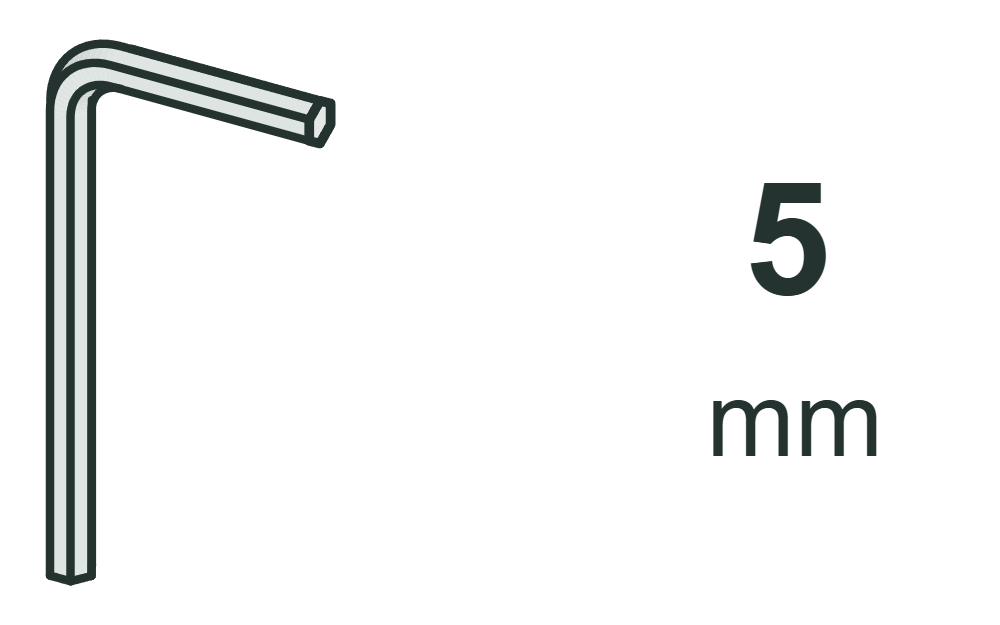
#> input picture 01_Конструктору_CAD/troya-assembly-scheme-system/assets/pictograms/png/pic-hex.png, 1000 x 625 px
$ python -i fig_nomad.py   (imports and definitions only)
#> lines starting #> are read from the running program, lines starting #| are printed output that depends on the picture
#> further down, picture is the input picture: PIL image 1000x625 RGB; mean R, G, B 243.8, 244.6, 244.4
# -*- coding: utf-8 -*-
"""Рисунки паспортов стульев Nomad — листы пошаговых схем сборки (буквы деталей как на схеме).

Запуск: python -P -E figures\\fig_nomad.py figures\\out
Источник — опубликованные схемы сборки (Пошаговые_Европа); схема NC5-7V выложена 11.11.2026
(шурупы 4,2×16 ×4). После переиздания схемы — пересобрать рисунки и паспорта.
"""
import sys
from pathlib import Path

import pymupdf as fitz
from PIL import Image, ImageChops

OUT = Path(sys.argv[1] if len(sys.argv) > 1 else Path(__file__).with_name("out"))
EU = Path(r"<WORK>\07_Документация_изделий\02_Инструкции_сборки\Пошаговые_Европа")
R_PDF = EU / "NOMAD_NC3-7R_Стул" / "NC3-7R Схемы сборки.pdf"
V_PDF = EU / "NOMAD_V_NC5-7V_Стул" / "NC5-7V Схемы сборки.pdf"
DPI = 220
FOOT = 555          # ниже — колонтитул схемы (NOMAD / NC…, номер листа)

# (файл PNG, номер листа с 1, область x0, y0, x1, y1 в пунктах листа 842 × 595)
R = [("r_cover.png", 1, (40, 95, 630, 520)),
     ("r_kit.png", 2, (20, 20, 822, 480)),
     ("r_s1.png", 3, (20, 15, 822, FOOT)),
     ("r_s2.png", 4, (20, 15, 822, FOOT)),
     ("r_s3.png", 5, (20, 15, 822, FOOT)),
     ("r_s4b.png", 7, (20, 15, 822, FOOT)),
     ("r_s5.png", 8, (20, 15, 822, FOOT)),
     ("r_s5b.png", 9, (20, 15, 822, FOOT)),
     ("r_s6.png", 10, (20, 15, 822, FOOT))]
V = [("v_cover.png", 1, (150, 100, 560, 520)),
     ("v_kit.png", 2, (20, 20, 822, 470)),
     ("v_s1.png", 3, (20, 15, 822, FOOT)),
     ("v_s2.png", 4, (20, 15, 822, FOOT)),
     ("v_s3.png", 5, (20, 15, 822, FOOT)),
     ("v_s4a.png", 6, (20, 15, 822, FOOT)),
     ("v_s4b.png", 7, (20, 15, 822, FOOT)),
     ("v_s5.png", 8, (20, 15, 822, FOOT)),
     ("v_s6a.png", 9, (20, 15, 822, FOOT)),
     ("v_s6b.png", 10, (20, 15, 822, FOOT)),
     ("v_s7a.png", 11, (20, 15, 822, FOOT)),
     ("v_s7b.png", 12, (20, 15, 822, FOOT)),
     ("v_s8.png", 13, (20, 15, 822, FOOT))]


def trim(im, pad=12):
#> called with pad = 12
    bg = Image.new("RGB", im.size, "white")
#> bg: PIL image 1000x625 RGB; every value is 255
    box = ImageChops.difference(im, bg).convert("L").point(lambda v: 255 if v > 18 else 0).getbbox()
#> box = (45, 39, 877, 586)
    if not box:
        return im
    x0, y0, x1, y1 = box
#> x0 = 45; y0 = 39; x1 = 877; y1 = 586
    return im.crop((max(0, x0 - pad), max(0, y0 - pad), min(im.width, x1 + pad), min(im.height, y1 + pad)))
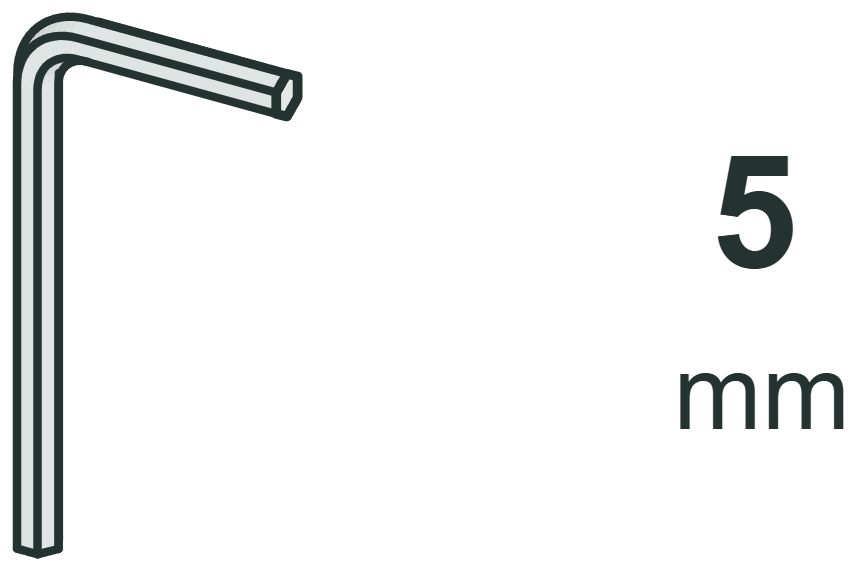
#> returned value: PIL image 856x571 RGB; mean R, G, B 240.6, 241.8, 241.4


def cut(pdf, items):
    doc = fitz.open(pdf)
    for name, page, clip in items:
        pix = doc[page - 1].get_pixmap(dpi=DPI, clip=fitz.Rect(*clip))
        im = Image.frombytes("RGB", (pix.width, pix.height), pix.samples)
        trim(im).save(OUT / name, dpi=(DPI, DPI))
        print(name, "<-", pdf.name, "лист", page)


# [3 lines not run here, left out]

>>> from PIL import Image
>>> picture = Image.open('../../../../troya-assembly-scheme-system/assets/pictograms/png/pic-hex.png')
>>> result = trim(picture)

$ run again, on 01_Конструктору_CAD/troya-assembly-scheme-system/assets/pictograms/png/pic-level.png
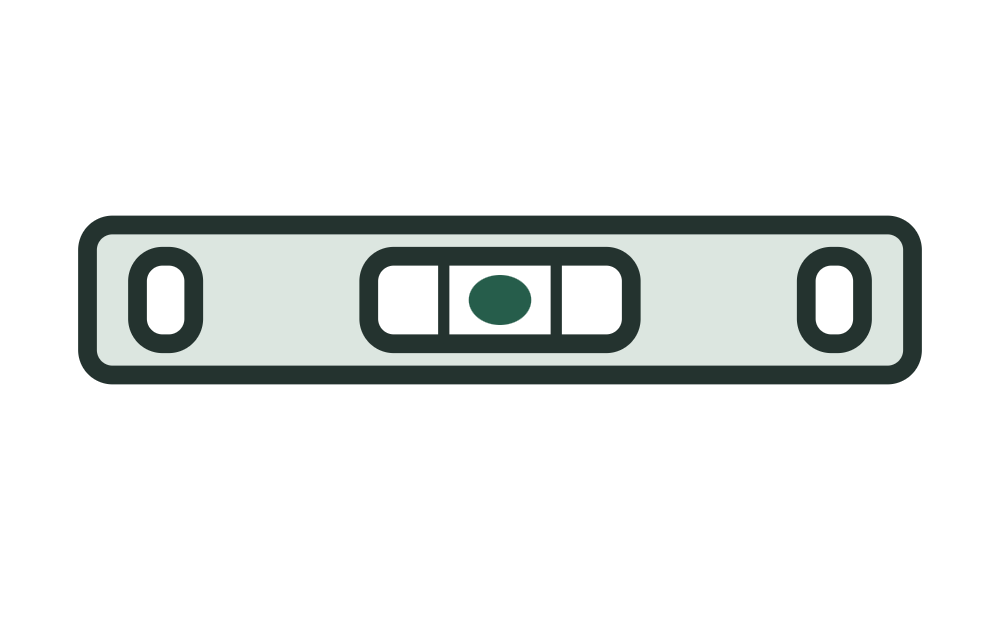
#> input picture 01_Конструктору_CAD/troya-assembly-scheme-system/assets/pictograms/png/pic-level.png, 1000 x 625 px
#> picture is the input picture: PIL image 1000x625 RGB; mean R, G, B 230, 232.7, 231.6
#> bg: PIL image 1000x625 RGB; every value is 255
#> box = (78, 215, 922, 385)
#> x0 = 78; y0 = 215; x1 = 922; y1 = 385
#> in trim, `return im.crop((max(0, x0 - pad), max(0, y0 - pad), min(im.width, x1 +..`:
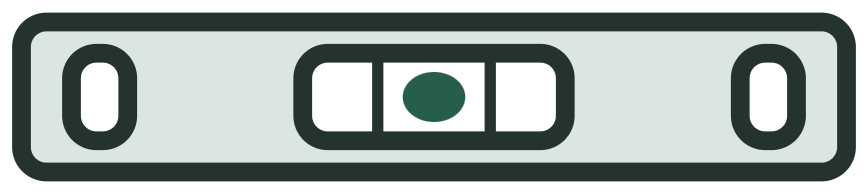
#> returned value: PIL image 868x194 RGB; mean R, G, B 162.3, 172.1, 168.2

$ run again, on 01_Конструктору_CAD/troya-assembly-scheme-system/assets/pictograms/png/pic-lower-stop.png
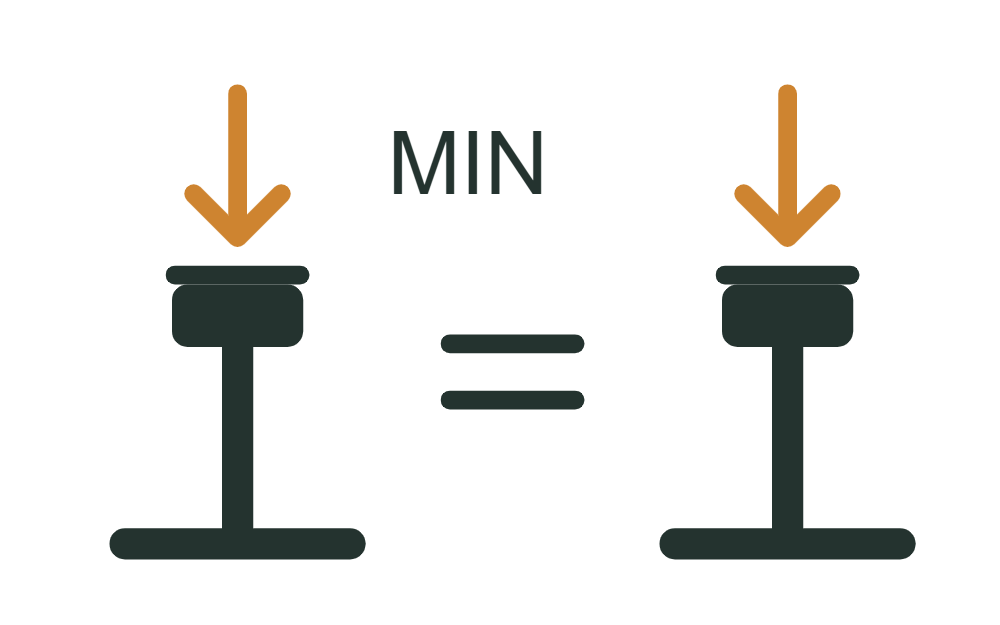
#> input picture 01_Конструктору_CAD/troya-assembly-scheme-system/assets/pictograms/png/pic-lower-stop.png, 1000 x 625 px
#> picture is the input picture: PIL image 1000x625 RGB; mean R, G, B 234.2, 234.3, 232.6
#> bg: PIL image 1000x625 RGB; every value is 255
#> box = (109, 84, 916, 560)
#> x0 = 109; y0 = 84; x1 = 916; y1 = 560
#> in trim, `return im.crop((max(0, x0 - pad), max(0, y0 - pad), min(im.width, x1 +..`:
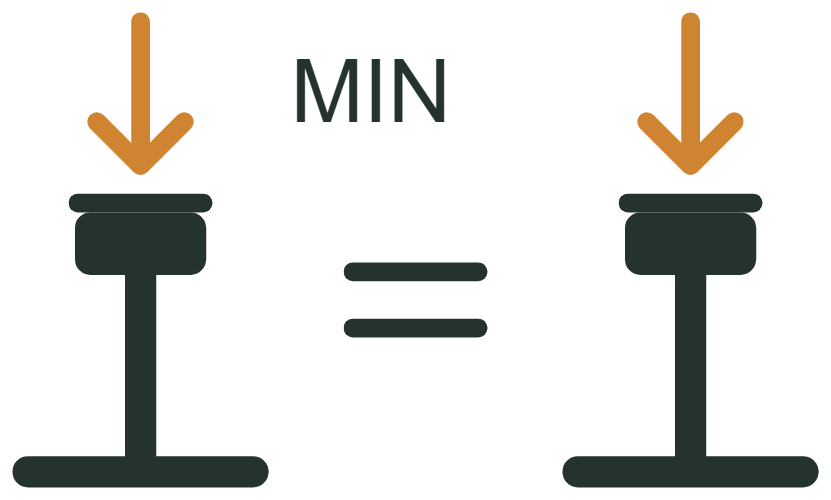
#> returned value: PIL image 831x500 RGB; mean R, G, B 223.7, 223.9, 221.3

$ run again, on 01_Конструктору_CAD/troya-assembly-scheme-system/assets/pictograms/png/pic-ph2.png
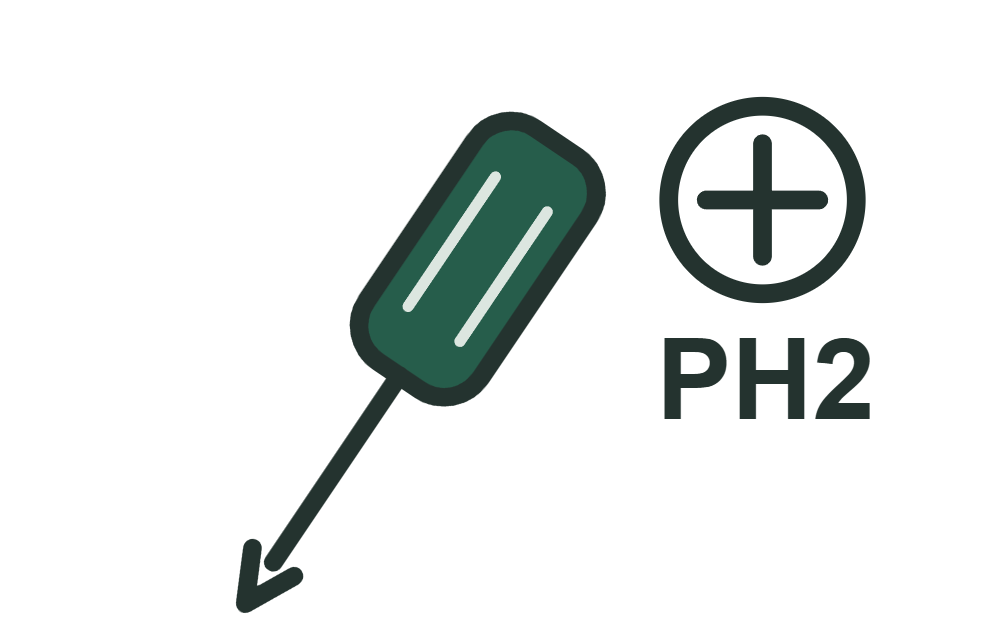
#> input picture 01_Конструктору_CAD/troya-assembly-scheme-system/assets/pictograms/png/pic-ph2.png, 1000 x 625 px
#> picture is the input picture: PIL image 1000x625 RGB; mean R, G, B 230, 233.5, 232.4
#> bg: PIL image 1000x625 RGB; every value is 255
#> box = (236, 96, 870, 613)
#> x0 = 236; y0 = 96; x1 = 870; y1 = 613
#> in trim, `return im.crop((max(0, x0 - pad), max(0, y0 - pad), min(im.width, x1 +..`:
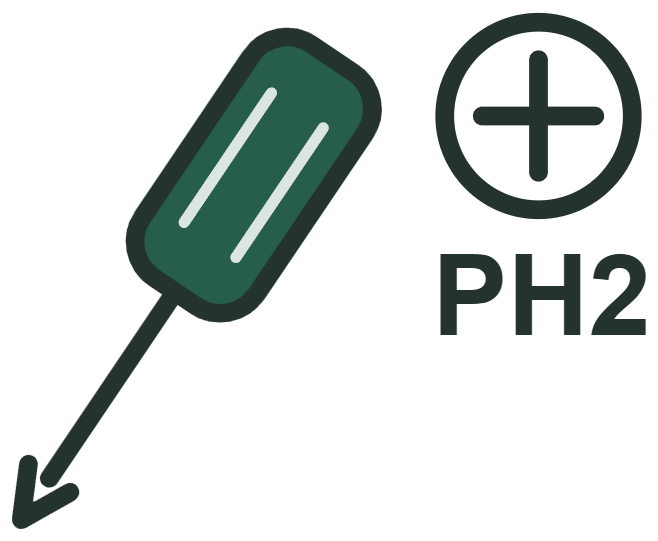
#> returned value: PIL image 658x541 RGB; mean R, G, B 211.1, 217.2, 215.3
